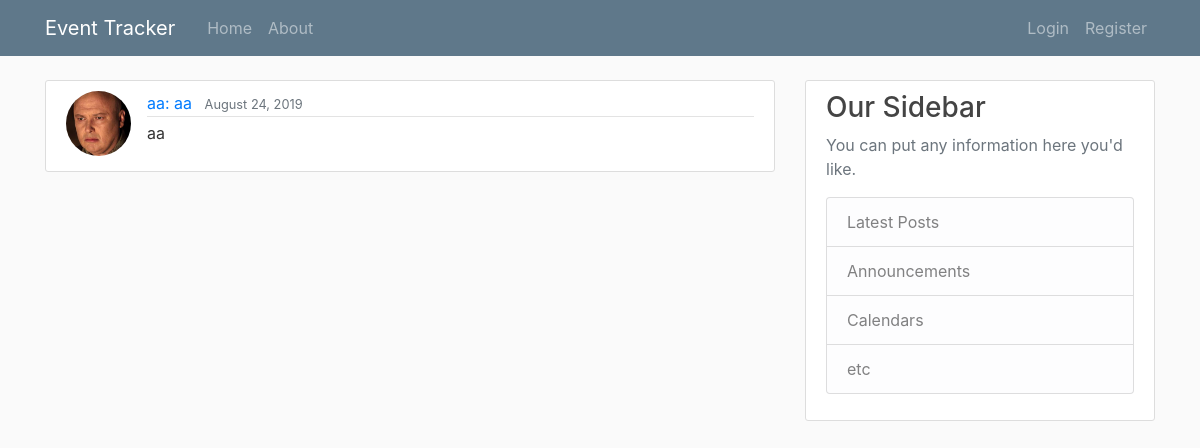
The page /event/11/ on the database its author committed.
### tracker/models.py (models this page shows, shortened)
class Event(models.Model):
    key = models.CharField(max_length=50)
    value = models.CharField(max_length=50)
    description = models.TextField()
    created_at = models.DateTimeField(default=timezone.now)
    last_modified = models.DateTimeField(auto_now=True)
    confirmed_user = models.ManyToManyField(User)

### users/models.py (models this page shows, shortened)
class Profile(models.Model):
    user = models.OneToOneField(User, on_delete=models.CASCADE)
    image = models.ImageField(default='profile_pics/default.jpg', upload_to='profile_pics')

### tracker/views.py (the view)
# urls.py: path('event/<int:pk>/', EventDetailView.as_view(), name='event-detail'),
class EventDetailView(DetailView):
    model = Event

### tracker/templates/tracker/event_detail.html
{% extends "tracker/base.html" %}
{% block content %}
    <article class="media content-section">
        <img class="rounded-circle article-img" src="{{ event.confirmed_user.first.profile.image.url }}">
        <div class="media-body">
            <div class="article-metadata">
            <a class="mr-2" href="#">{{ object.key }}: {{ object.value }}</a>
            <small class="text-muted">{{ object.created_at|date:"F j, Y"}}</small>
            </div>
            <p class="article-content"> {{ object.description }} </p>
        </div>
    </article>
{% endblock %}

### tracker/static/tracker/main.css (style rules this page uses)
body { background: #fafafa; color: #333333; margin-top: 5rem; }
.content-section { background: #ffffff; padding: 10px 20px; border: 1px solid #dddddd; border-radius: 3px; margin-bottom: 20px; }
.article-content { white-space: pre-line; }
.article-img { height: 65px; width: 65px; margin-right: 16px; }
.article-metadata { padding-bottom: 1px; margin-bottom: 4px; border-bottom: 1px solid #e3e3e3 }

### rows shown on the page
Event: confirmed_user.first.profile.image (picture), key "aa", value "aa", created_at "August 24, 2019", description "aa"
